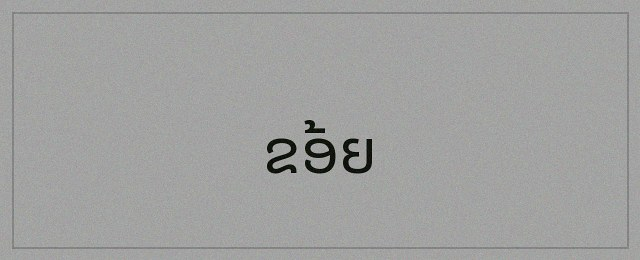
#> input picture data/gold/images/gold_card_0006.jpg, 640 x 260 px
$ python -i filters.py   (imports and definitions only)
#> lines starting #> are read from the running program, lines starting #| are printed output that depends on the picture
"""
Bộ lọc tiền xử lý ảnh A1 - A9 (Image Preprocessing Filters A1 - A9).
Tất cả các hàm nhận ảnh np.ndarray và trả về ảnh mới, không side-effect.
Hỗ trợ chuyển đổi linh hoạt qua file cấu hình YAML phục vụ Ablation Study (Phase P5).
"""
import math
from typing import Tuple, Optional
import numpy as np
from PIL import Image

try:
    import cv2
    HAS_CV2 = True
except ImportError:
    HAS_CV2 = False

try:
    from scipy.ndimage import median_filter, gaussian_filter
    HAS_SCIPY = True
except ImportError:
    HAS_SCIPY = False


# ==============================================================================
# A1: XÁM HÓA (GRAYSCALE)
# ==============================================================================
def convert_to_grayscale(img_rgb: np.ndarray, method: str = "bgr2gray") -> np.ndarray:
    """
    Chuyển đổi ảnh màu sang ảnh xám:
      - 'bgr2gray' / 'rgb2gray': Trọng số chuẩn CIE 0.299 R + 0.587 G + 0.114 B
      - 'hsv_v': Kênh độ sáng Value trong không gian HSV
      - 'lab_l': Kênh độ chói Lightness trong không gian LAB
    """
    method = method.lower()
    if img_rgb.ndim == 2:
        return img_rgb.copy()

    if HAS_CV2:
        if method == "hsv_v":
            hsv = cv2.cvtColor(img_rgb, cv2.COLOR_RGB2HSV)
            return hsv[:, :, 2]
        elif method == "lab_l":
            lab = cv2.cvtColor(img_rgb, cv2.COLOR_RGB2LAB)
            return lab[:, :, 0]
        else:
            return cv2.cvtColor(img_rgb, cv2.COLOR_RGB2GRAY)
    else:
        # Fallback NumPy
        r, g, b = img_rgb[:, :, 0], img_rgb[:, :, 1], img_rgb[:, :, 2]
        if method == "hsv_v":
            return np.maximum(np.maximum(r, g), b).astype(np.uint8)
        else:
            gray = 0.299 * r + 0.587 * g + 0.114 * b
            return np.clip(gray, 0, 255).astype(np.uint8)


# ==============================================================================
# A2: CÂN BẰNG ÁNH SÁNG (ILLUMINATION NORMALIZATION)
# ==============================================================================
# [61 lines left out: functions apply_clahe, apply_gamma_correction, apply_homomorphic_filter, apply_denoise, not called in this run]


# ==============================================================================
# A5: KHỬ NGHIÊNG (DESKEW)
# ==============================================================================
def compute_skew_angle_moment(binary_img: np.ndarray) -> float:
    """Tính góc nghiêng văn bản qua Moment bậc 2 trung tâm."""
    # Lấy tọa độ các điểm ảnh chữ (màu đen = 0, chuyển thành mask chữ)
    pts = np.column_stack(np.where(binary_img < 128))
    if len(pts) < 50:
        return 0.0
    if HAS_CV2:
        moments = cv2.moments((binary_img < 128).astype(np.uint8))
        if abs(moments["mu20"] - moments["mu02"]) < 1e-5:
            return 0.0
        theta = 0.5 * math.atan2(2 * moments["mu11"], moments["mu20"] - moments["mu02"])
        return math.degrees(theta)
    return 0.0


# [19 lines left out: function compute_skew_angle_hough, not called in this run]


def rotate_image(img: np.ndarray, angle: float, bg_color: int = 255) -> np.ndarray:
    """Xoay ảnh theo góc góc chỉ định với nền trắng."""
    if abs(angle) < 0.1:
        return img.copy()
    h, w = img.shape[:2]
    center = (w // 2, h // 2)
    if HAS_CV2:
        m = cv2.getRotationMatrix2D(center, angle, 1.0)
        return cv2.warpAffine(img, m, (w, h), flags=cv2.INTER_CUBIC, borderMode=cv2.BORDER_CONSTANT, borderValue=bg_color)
    else:
        pil_img = Image.fromarray(img)
        return np.array(pil_img.rotate(angle, resample=Image.BICUBIC, fillcolor=bg_color))


def apply_deskew(img: np.ndarray, method: str = "moment", max_angle: float = 45.0) -> Tuple[np.ndarray, float]:
    """Khử nghiêng ảnh theo phương pháp hough / moment."""
    method = method.lower()
    if img.ndim == 3:
        gray = convert_to_grayscale(img)
    else:
        gray = img

    if method == "hough":
        angle = compute_skew_angle_hough(gray)
    else:
        angle = compute_skew_angle_moment(gray)

    if abs(angle) > max_angle:
        angle = 0.0

    rotated = rotate_image(img, -angle, bg_color=255)
    return rotated, angle


# ==============================================================================
# A7: HÌNH THÁI HỌC (MORPHOLOGY) — CẢNH BÁO KERNEL >= 3x3 LÀM RỤNG DẤU
# ==============================================================================
# [71 lines left out: functions apply_morphology, apply_height_normalization, apply_stroke_adjustment, not called in this run]

>>> import cv2
>>> picture = cv2.cvtColor(cv2.imread('../../data/gold/images/gold_card_0006.jpg'), cv2.COLOR_BGR2RGB)
>>> result = apply_deskew(picture)
#> in compute_skew_angle_moment, `pts = np.column_stack(np.where(binary_img < 128))`: pts = 2111 pairs, first value 12 to 248, second value 12 to 628
#> in compute_skew_angle_moment, `moments = cv2.moments((binary_img < 128).astype(np.uint8))`: moments = moments, m00 2111, centre m10/m00, m01/m00 = (319.4, 150.4)
#> in compute_skew_angle_moment, `theta = 0.5 * math.atan2(2 * moments["mu11"], moments["mu20"] - moment..`: theta = 0.064
#> in apply_deskew, `angle = compute_skew_angle_moment(gray)`: angle = 3.67
#> in rotate_image, `return cv2.warpAffine(img, m, (w, h), flags=cv2.INTER_CUBIC, borderMod..`:
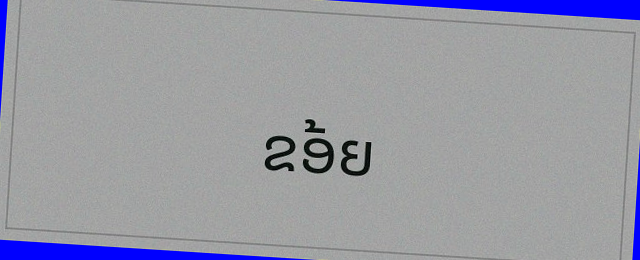
#> returned value: shape (260, 640, 3); mean of channels 0, 1, 2 164.6, 153.9, 152.8; drawn as B, G, R

$ run again, on data/gold/images/gold_card_0010.jpg
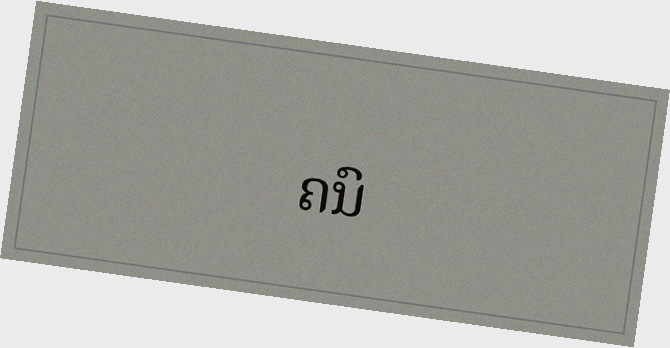
#> input picture data/gold/images/gold_card_0010.jpg, 670 x 348 px
#> pts = 4224 pairs, first value 15 to 334, second value 14 to 656
#> moments = moments, m00 4224, centre m10/m00, m01/m00 = (333, 179)
#> theta = 0.143
#> angle = 8.19
#> in rotate_image, `return cv2.warpAffine(img, m, (w, h), flags=cv2.INTER_CUBIC, borderMod..`:
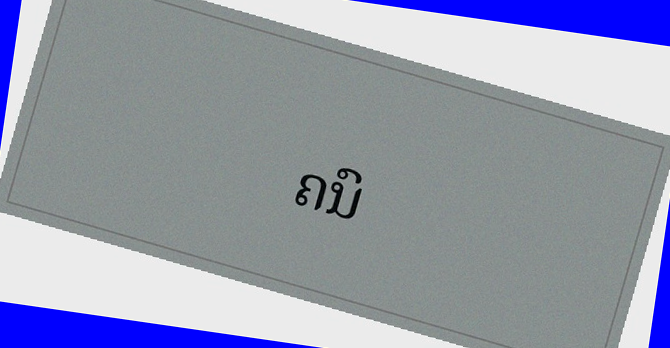
#> returned value: shape (348, 670, 3); mean of channels 0, 1, 2 172.4, 153, 148.1; drawn as B, G, R

$ run again, on data/gold/images/gold_card_0016.jpg
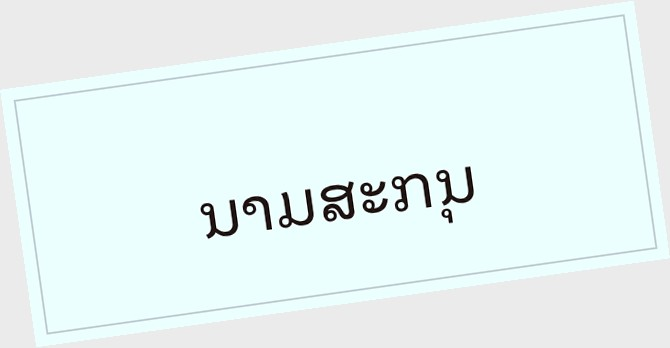
#> input picture data/gold/images/gold_card_0016.jpg, 670 x 348 px
#> pts = 3358 pairs, first value 167 to 237, second value 201 to 473
#> moments = moments, m00 3358, centre m10/m00, m01/m00 = (341.9, 202)
#> theta = -0.127
#> angle = -7.3
#> in rotate_image, `return cv2.warpAffine(img, m, (w, h), flags=cv2.INTER_CUBIC, borderMod..`:
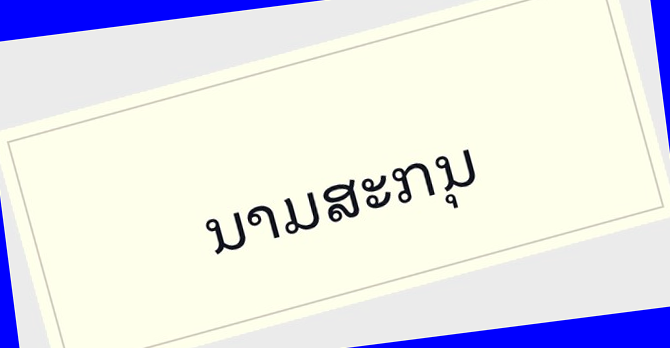
#> returned value: shape (348, 670, 3); mean of channels 0, 1, 2 232.9, 228, 227.5; drawn as B, G, R
